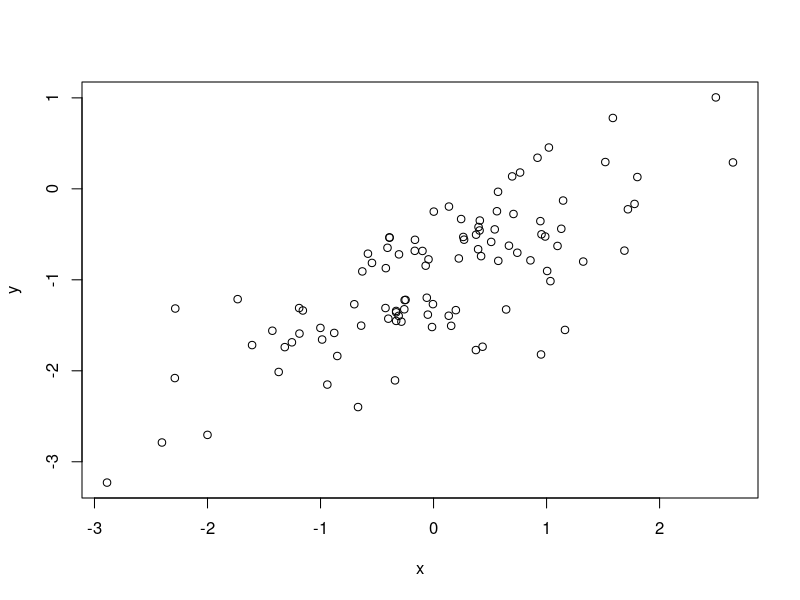
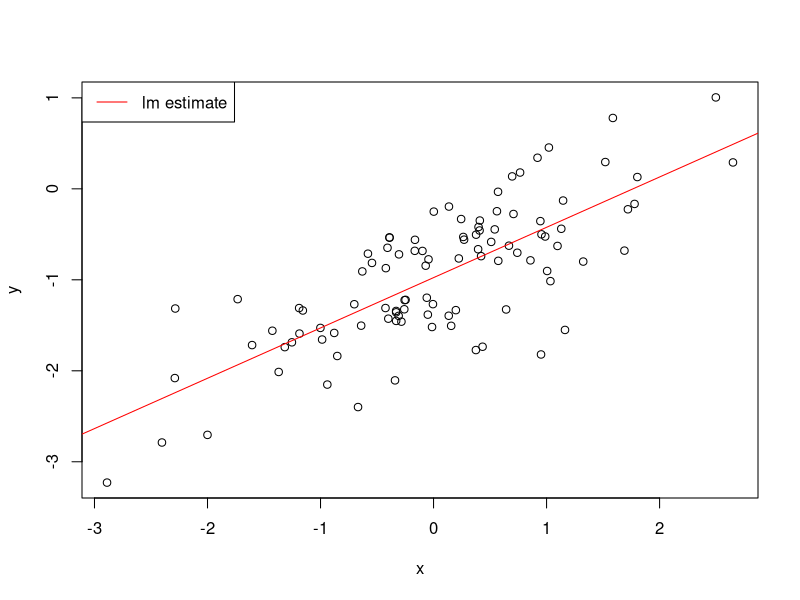
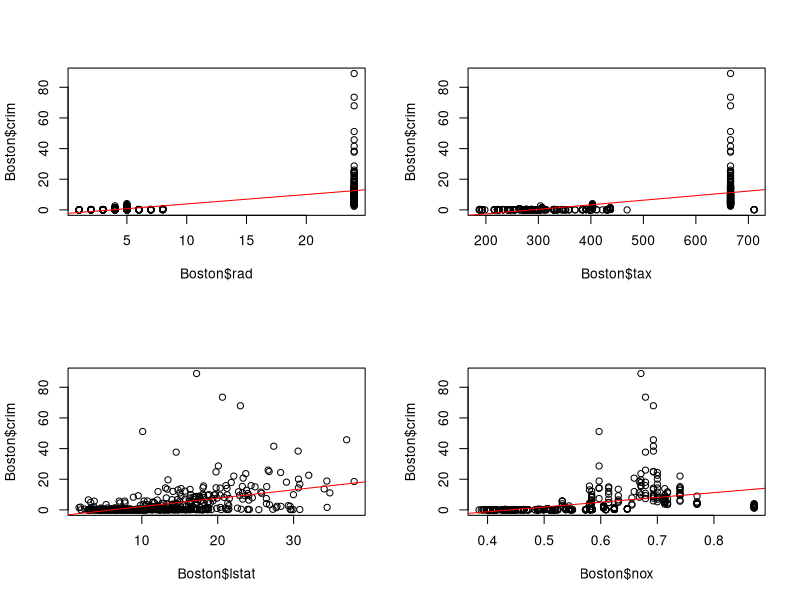

Write R code to recreate these figures, in order.
## ---- chunk 1
knitr::opts_chunk$set(echo = FALSE)
## ---- chunk 2
set.seed(1)
x = rnorm(100)
y = 2*x + rnorm(100)

summary(lm(y ~ x + 0))
## ---- chunk 3
summary(lm(x ~ y + 0))
## ---- chunk 4
x = rnorm(100)
eps = rnorm(100, mean = 0, sd = 0.5)
y = -1 + 0.5*x + eps
## ---- chunk 5
plot(y~x)
## ---- chunk 6
summary(lm(y~x))
## ---- chunk 7
plot(y~x)
abline(lm(y~x), col="red")
legend("topleft", legend=c("lm estimate"), col="red", lty=1)
## ---- chunk 8
summary(lm(y ~ poly(x, 2)))
## ---- chunk 9
library(MASS)
summary(lm(Boston$crim ~ Boston$zn))
summary(lm(Boston$crim ~ Boston$indus))
summary(lm(Boston$crim ~ Boston$chas))
summary(lm(Boston$crim ~ Boston$nox))
summary(lm(Boston$crim ~ Boston$rm))
summary(lm(Boston$crim ~ Boston$age))
summary(lm(Boston$crim ~ Boston$dis))
summary(lm(Boston$crim ~ Boston$rad))
summary(lm(Boston$crim ~ Boston$tax))
summary(lm(Boston$crim ~ Boston$ptratio))
summary(lm(Boston$crim ~ Boston$black))
summary(lm(Boston$crim ~ Boston$lstat))
summary(lm(Boston$crim ~ Boston$medv))
## ---- chunk 10
par(mfrow=c(2,2))
plot(Boston$crim ~ Boston$rad)
abline(lm(Boston$crim ~ Boston$rad), col="red")

plot(Boston$crim ~ Boston$tax)
abline(lm(Boston$crim ~ Boston$tax), col="red")

plot(Boston$crim ~ Boston$lstat)
abline(lm(Boston$crim ~ Boston$lstat), col="red")

plot(Boston$crim ~ Boston$nox)
abline(lm(Boston$crim ~ Boston$nox), col="red")

## ---- chunk 11
summary(lm(crim ~ ., data=Boston))
